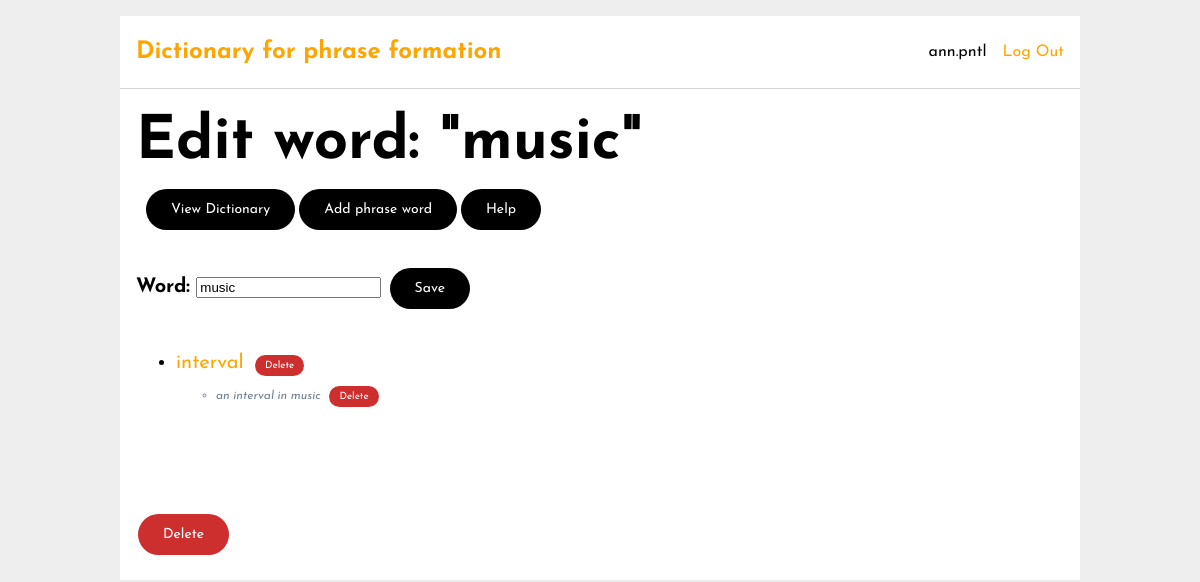
Screenshot of /26/edit (signed in) with the database file from the repository.
### tables this page shows
CREATE TABLE user (
  id INTEGER PRIMARY KEY AUTOINCREMENT,
  username TEXT UNIQUE NOT NULL,
  password TEXT NOT NULL
);

CREATE TABLE word (
  id INTEGER PRIMARY KEY AUTOINCREMENT,
  name TEXT UNIQUE NOT NULL,
  user_id INTEGER NOT NULL,
  FOREIGN KEY (user_id) REFERENCES user (id),
  unique (name)
);

CREATE TABLE phrase (
  id INTEGER PRIMARY KEY AUTOINCREMENT,
  name TEXT UNIQUE NOT NULL,
  user_id INTEGER NOT NULL,
  FOREIGN KEY (user_id) REFERENCES user (id),
  unique (name)
);

### dictionary/dict.py (the view, shortened to what this page needs)
@bp.route("/<int:word_id>/edit", methods=("GET", "POST"))
@login_required
def edit_word(word_id):
    word = get_word(word_id)
    phrases = get_phrases(word_id)
    phrasewords = get_all_phrase_words(word_id)
    return render_template("dictionary/edit_word.html", word=word, phrases=phrases, phrasewords=phrasewords)

### dictionary/auth.py (called while the page is built)
def login_required(view):
    @functools.wraps(view)
    def wrapped_view(**kwargs):
        if g.user is None:
            return redirect(url_for('auth.login'))
        return view(**kwargs)
    return wrapped_view

@bp.before_app_request
def load_logged_in_user():
    user_id = session.get('user_id')
    if user_id is None:
        g.user = None
    else:
        g.user = get_db().execute(
            'SELECT * FROM user WHERE id = ?', (user_id,)
        ).fetchone()

### dictionary/db.py (called while the page is built)
def get_db():
    if "db" not in g:
        g.db = sqlite3.connect(
            current_app.config["DATABASE"], detect_types=sqlite3.PARSE_DECLTYPES
        )
        g.db.row_factory = sqlite3.Row
    return g.db

### dictionary/dict.py (called while the page is built)
def get_word(word_id, check_user=True):
    word = (
        get_db()
        .execute(
            "SELECT word.id, word.name, word.user_id"
            " FROM word"
            " WHERE word.id = ?",
            (word_id,),
        ).fetchone()
    )
    if word is None:
        abort(404, "Word id {0} doesn't exist.".format(word_id))
    '''
    if check_user and word["user_id"] != g.user["id"]:
        abort(403)
    '''
    return word

def get_phrases(word_id):
    phrases = (
        get_db()
        .execute(
            "SELECT DISTINCT phrel.phraseId, phrase.name"
            " FROM phrel"
            " JOIN word ON phrel.wordId = word.id "
            " JOIN phrase ON phrel.phraseId = phrase.id"
            " WHERE phrel.wordId = ? ",
            (word_id,),
        )
        .fetchall()
    )
    if phrases is None:
        abort(404, "Phrases for word id {0} don't exist.".format(word_id))
    return phrases

def get_all_phrase_words(word_id):
    phrase_words = (
        get_db()
        .execute(
            "SELECT DISTINCT rel.phraseWordId, phrase_word.name"
            " FROM rel"
            " JOIN word main_word ON rel.mainWordId = main_word.id "
            " JOIN word phrase_word ON rel.phraseWordId = phrase_word.id"
            " WHERE rel.mainWordId = ?",
            (word_id,),
        )
        .fetchall()
    )
    if phrase_words is None:
        abort(404, "Words for phrase formation for word id {0} don't exist.".format(word_id))
    return phrase_words

### dictionary/templates/dictionary/edit_word.html (shortened to what this page needs)
{% extends 'base.html' %}
{% block header %}
    <h1>{% block title %}Edit word: "{{ word['name'] }}"{% endblock %}</h1>
{% endblock %}
{% block buttons %}
    <ul>
        <li><a href="{{ url_for("dict.index") }}" class="button">View Dictionary</a></li>
        <li><a href="{{ url_for('dict.add_phrase_word', word_id=word['id']) }}" class="button">Add phrase word</a></li>
        <li>
            <div class="popup" onclick="myFunction()">Help
            </div>
        </li>
    </ul>
{% endblock %}
{% block content %}
    <form class="main" method="post">
        <label for="word">Word:</label>
        <input name="word" id="word" value="{{ request.form["word"] or word['name'] }}" required>
        <input type="submit" value="Save">
    </form>
    <ul class="word">
    {% for phrase_word in phrasewords %}
        <li>
        <form action="{{ url_for('dict.delete_phrase_word', word_id=word['id'], phrase_word_id=phrase_word['phraseWordId']) }}" method="post">
            <a href="{{ url_for('dict.view_word', word_id=phrase_word['phraseWordId']) }}" class="link">{{ phrase_word['name'] }}</a>
            <input class="delete" type="submit" value="Delete" onclick="return confirm('Are you sure?');">
        </form></li>
        <ul>
            {% for phrase in phrases %}
                    {% if phrase_word["name"] in phrase["name"] %}
                        <li class="phrase">
                        <form action="{{ url_for('dict.delete_phrase', word_id=word['id'], phrase_id=phrase['id']) }}" method="post" style="flex-direction: row;">
                            {{ phrase["name"] }}
                            <input class="delete" type="submit" value="Delete" onclick="return confirm('Are you sure?');">
                        </form></li>
                    {% endif %}
                {% endfor %}
            </ul>
    {% endfor %}
    </ul>
    <form action="{{ url_for('dict.delete_word', word_id=word['id']) }}" method="post" style="margin-top: 10%">
            <input class="danger" type="submit" value="Delete" onclick="return confirm('Are you sure?');">
    </form>
{% endblock %}

### dictionary/templates/base.html (shortened to what this page needs)
<!doctype html>
<link rel="stylesheet" href="{{ url_for('static', filename='style.css') }}">
<nav>
  <h1><a href="{{ url_for('index') }}">Dictionary for phrase formation</a></h1>
  <ul>
    {% if g.user %}
      <li><span>{{ g.user['username'] }}</span>
      <li><a href="{{ url_for('auth.logout') }}" class="link">Log Out</a>
    {% else %}
      <li><a href="{{ url_for('auth.register') }}" class="link">Register</a>
      <li><a href="{{ url_for('auth.login') }}" class="link">Log In</a>
    {% endif %}
  </ul>
</nav>
<hr>
<section class="content">
  <header>
    {% block header %}{% endblock %}
  </header>
  <nav>
      {% block buttons %}{% endblock %}
  </nav>
  {% block content %}{% endblock %}
</section>

### dictionary/static/style.css (style rules this page uses)
h1, h2, h3, h4, h5, h6 { color: #000000; margin: 1rem 0; }
a { color: orange; text-decoration: none !important; }
hr { border: none; border-top: 1px solid lightgray; }
nav { background: white; display: flex; align-items: center; padding: 0 0.5rem; padding-top: 0.5rem; }
nav h1 { flex: auto; }
nav h1 a { text-decoration: none; padding: 0.25rem 0.5rem; }
nav ul { display: flex; list-style: none; margin: 0; padding: 0; }
nav ul li a, nav ul li span, header .action { display: block; padding: 0.5rem; }
.content { padding: 0 1rem 1rem; font-size: 20px; }
.content > header { display: flex; align-items: flex-end; }
.content > header h1 { flex: auto; margin: 1rem 0 0.25rem 0; font-size: 3em; }
.content form { padding-top: 5px; padding-bottom: 5px; }
.content form.main { padding-top: 30px; padding-bottom: 15px; }
.content label { font-weight: bold; margin-bottom: 0.5em; }
.content input, .content textarea { margin-bottom: 1em; resize: vertical; }
input[type=submit] { font-family: 'Josefin Sans', sans-serif; background-color: #000000; border: none; color: white; padding: 13px 25px; text-align: center; text-decoration: none; display: inline-block; font-size: 14px; margin: 4px 2px; cursor: pointer; border-radius: 38px; transition-duration: 0.4s; }
input.danger { background-color: #cc2f2e; }
input.delete { background-color: #cc2f2e; font-family: 'Josefin Sans', sans-serif; padding: 5px 10px; text-align: center; text-decoration: none; display: inline; font-size: 10px; margin: 0 5px; cursor: pointer; border-radius: 38px; transition-duration: 0.4s; }
.button { background-color: #000000; border: none; color: white; padding: 13px 25px; text-align: center; text-decoration: none; display: inline-block; font-size: 14px; margin: 4px 2px; cursor: pointer; border-radius: 38px; transition-duration: 0.4s; }
a.link { text-decoration: none !important; }
.phrase { color: slategray; font-style: italic; font-size: 12px; }
.popup { background-color: #000000; border: none; color: white; padding: 13px 25px; text-align: center; text-decoration: none; position: relative; display: inline-block; cursor: pointer; font-size: 14px; margin: 4px 2px; border-radius: 38px; transition-duration: 0.4s; -webkit-user-select: none; -moz-user-select: none; -ms-user-select: none; user-select: none; }

### rows the page displays
user: user.username "ann.pntl"
word: name "music", word "music"
word: name "interval"
phrase: name "an interval in music"
